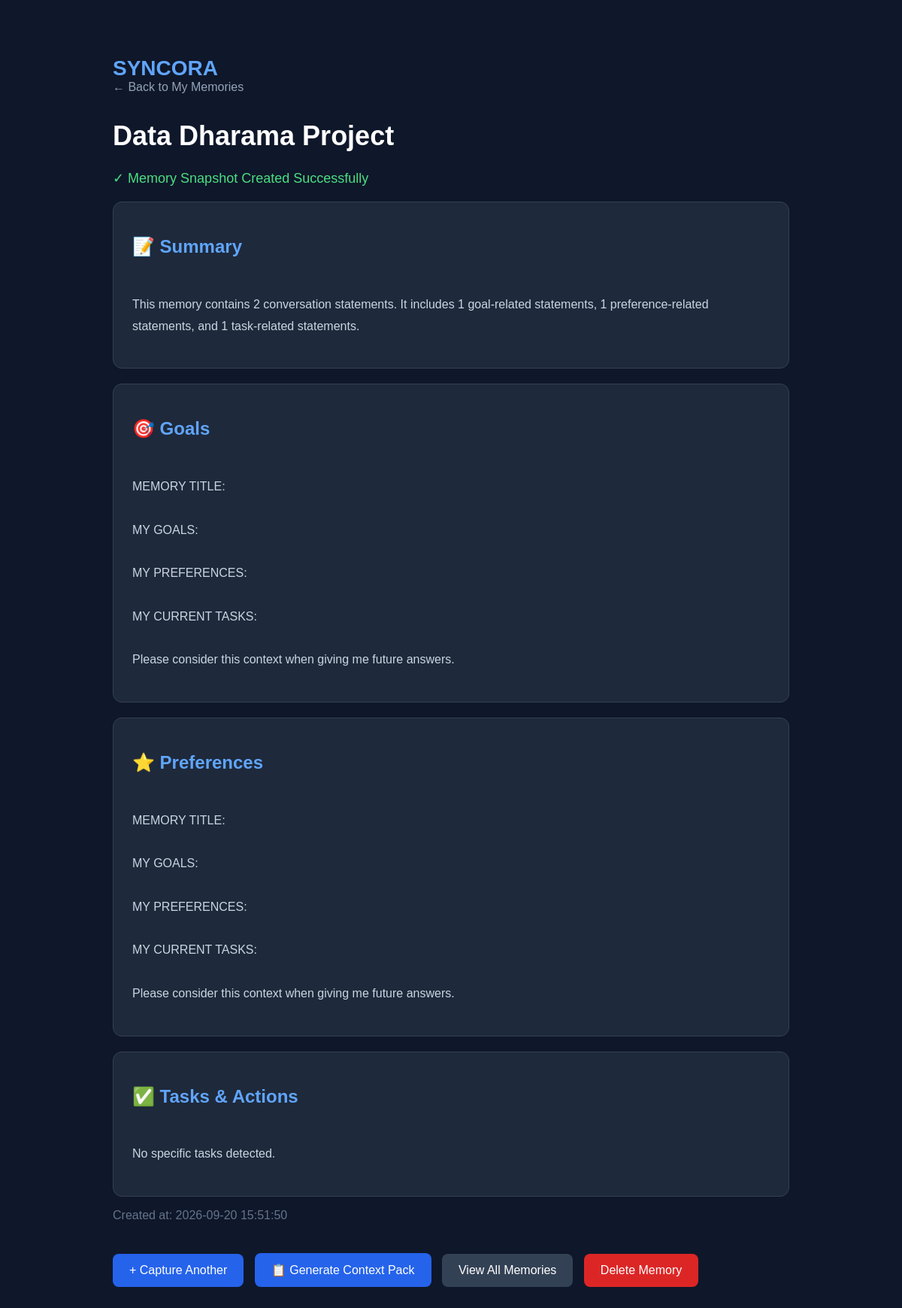
The app's page /memory/3 with its own data.
### tables this page shows
CREATE TABLE memories (
            id INTEGER PRIMARY KEY AUTOINCREMENT,
            title TEXT NOT NULL,
            goals TEXT,
            preferences TEXT,
            tasks TEXT,
            summary TEXT,
            created_at TEXT
        );

### app.py (the view)
@app.route("/memory/<int:memory_id>")
def view_memory(memory_id):
    conn = sqlite3.connect(DATABASE)
    conn.row_factory = sqlite3.Row
    memory = conn.execute(
        "SELECT * FROM memories WHERE id = ?",
        (memory_id,)
    ).fetchone()
    conn.close()
    if memory is None:
        return "Memory not found", 404
    return render_template("memory.html", memory=memory)

### templates/memory.html (shortened to what this page needs)
<!DOCTYPE html>
<html lang="en">
<head>
</head>
<body>
<div class="container">
    <div class="logo">SYNCORA</div>
    <a href="/memories" class="back">
        ← Back to My Memories
    </a>
    <h1>{{ memory['title'] }}</h1>
    <p class="success">
        ✓ Memory Snapshot Created Successfully
    </p>
    <div class="card">
        <h2>📝 Summary</h2>
        <p class="content">
            {{ memory['summary'] }}
        </p>
    </div>
    <div class="card">
        <h2>🎯 Goals</h2>
        <p class="content">
            {{ memory['goals'] }}
        </p>
    </div>
    <div class="card">
        <h2>⭐ Preferences</h2>
        <p class="content">
            {{ memory['preferences'] }}
        </p>
    </div>
    <div class="card">
        <h2>✅ Tasks & Actions</h2>
        <p class="content">
            {{ memory['tasks'] }}
        </p>
    </div>
    <p style="color: #64748b;">
        Created at: {{ memory['created_at'] }}
    </p>
    <a href="/capture" class="button">
        + Capture Another
    </a>
    <a
        href="/context/{{ memory['id'] }}"
        class="button"
    >
        📋 Generate Context Pack
    </a>
    <a
        href="/memories"
        class="button secondary"
    >
        View All Memories
    </a>
    <form
        action="/delete/{{ memory['id'] }}"
        method="POST"
        style="display: inline;"
        onsubmit="return confirm('Delete this memory permanently?');"
    >
        <button
            type="submit"
            class="button danger"
        >
            Delete Memory
        </button>
    </form>
</div>
</body>
</html>

### templates/memory.html (style rules this page uses)
* { box-sizing: border-box; }
body { margin: 0; font-family: Arial, sans-serif; background: #0f172a; color: white; }
.container { max-width: 950px; margin: 50px auto; padding: 25px; }
.logo { color: #60a5fa; font-size: 28px; font-weight: bold; }
h1 { font-size: 36px; margin-top: 35px; }
.success { color: #4ade80; font-size: 18px; }
.card { background: #1e293b; border: 1px solid #334155; border-radius: 12px; padding: 25px; margin-top: 20px; }
h2 { color: #60a5fa; }
.content { white-space: pre-line; color: #cbd5e1; line-height: 1.8; }
.button { display: inline-block; margin-top: 25px; margin-right: 10px; padding: 13px 22px; background: #2563eb; color: white; text-decoration: none; border-radius: 8px; border: none; font-size: 16px; cursor: pointer; }
.secondary { background: #334155; }
.danger { background: #dc2626; }
.back { color: #94a3b8; text-decoration: none; }

### records on screen
memories: title "Data Dharama Project", summary "This memory contains 2 conversation statements. It includes 1 goal-related statements, 1 preference-related statements, and 1 task-related statements.", goals "MEMORY TITLE: MY GOALS: MY PREFERENCES: MY CURRENT TASKS: Please consider this context when giving me future answers.", preferences "MEMORY TITLE: MY GOALS: MY PREFERENCES: MY CURRENT TASKS: Please consider this context when giving me future answers.", tasks "No specific tasks detected.", created_at "2026-09-20 15:51:50"
